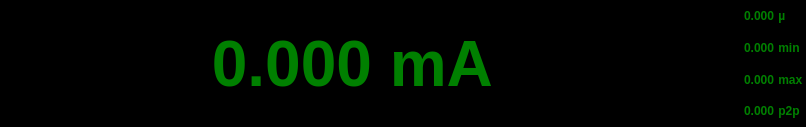
<?xml version="1.0" encoding="UTF-8"?>
<ui version="4.0">
 <class>Form</class>
 <widget class="QWidget" name="Form">
  <property name="geometry">
   <rect>
    <x>0</x>
    <y>0</y>
    <width>806</width>
    <height>127</height>
   </rect>
  </property>
  <property name="windowTitle">
   <string>Form</string>
  </property>
  <layout class="QHBoxLayout" name="horizontalLayout">
   <property name="spacing">
    <number>0</number>
   </property>
   <property name="leftMargin">
    <number>0</number>
   </property>
   <property name="topMargin">
    <number>0</number>
   </property>
   <property name="rightMargin">
    <number>0</number>
   </property>
   <property name="bottomMargin">
    <number>0</number>
   </property>
   <item>
    <widget class="QLabel" name="valueLabel">
     <property name="styleSheet">
      <string notr="true">QLabel { background-color : black; color : green; font-weight: bold; font-size: 48pt; }</string>
     </property>
     <property name="text">
      <string>0.000</string>
     </property>
     <property name="alignment">
      <set>Qt::AlignRight|Qt::AlignTrailing|Qt::AlignVCenter</set>
     </property>
    </widget>
   </item>
   <item>
    <widget class="QLabel" name="unitLabel">
     <property name="styleSheet">
      <string notr="true">QLabel { background-color : black; color : green; font-weight: bold; font-size: 48pt; }</string>
     </property>
     <property name="text">
      <string> mA </string>
     </property>
    </widget>
   </item>
   <item>
    <widget class="QFrame" name="frame">
     <property name="sizePolicy">
      <sizepolicy hsizetype="Maximum" vsizetype="Preferred">
       <horstretch>0</horstretch>
       <verstretch>0</verstretch>
      </sizepolicy>
     </property>
     <property name="frameShape">
      <enum>QFrame::NoFrame</enum>
     </property>
     <property name="frameShadow">
      <enum>QFrame::Plain</enum>
     </property>
     <property name="lineWidth">
      <number>0</number>
     </property>
     <layout class="QGridLayout" name="gridLayout">
      <property name="leftMargin">
       <number>0</number>
      </property>
      <property name="topMargin">
       <number>0</number>
      </property>
      <property name="rightMargin">
       <number>0</number>
      </property>
      <property name="bottomMargin">
       <number>0</number>
      </property>
      <property name="spacing">
       <number>0</number>
      </property>
      <item row="0" column="0">
       <widget class="QLabel" name="stdLabel">
        <property name="styleSheet">
         <string notr="true">QLabel { background-color : black; color : green; font-weight: bold; }</string>
        </property>
        <property name="lineWidth">
         <number>0</number>
        </property>
        <property name="text">
         <string>0.000</string>
        </property>
       </widget>
      </item>
      <item row="0" column="1">
       <widget class="QLabel" name="stdName">
        <property name="styleSheet">
         <string notr="true">QLabel { background-color : black; color : green; font-weight: bold; }</string>
        </property>
        <property name="lineWidth">
         <number>0</number>
        </property>
        <property name="text">
         <string> µ </string>
        </property>
       </widget>
      </item>
      <item row="1" column="0">
       <widget class="QLabel" name="minLabel">
        <property name="styleSheet">
         <string notr="true">QLabel { background-color : black; color : green; font-weight: bold; }</string>
        </property>
        <property name="lineWidth">
         <number>0</number>
        </property>
        <property name="text">
         <string>0.000</string>
        </property>
       </widget>
      </item>
      <item row="1" column="1">
       <widget class="QLabel" name="minName">
        <property name="styleSheet">
         <string notr="true">QLabel { background-color : black; color : green; font-weight: bold; }</string>
        </property>
        <property name="lineWidth">
         <number>0</number>
        </property>
        <property name="text">
         <string> min </string>
        </property>
       </widget>
      </item>
      <item row="2" column="0">
       <widget class="QLabel" name="maxLabel">
        <property name="styleSheet">
         <string notr="true">QLabel { background-color : black; color : green; font-weight: bold; }</string>
        </property>
        <property name="lineWidth">
         <number>0</number>
        </property>
        <property name="text">
         <string>0.000</string>
        </property>
       </widget>
      </item>
      <item row="2" column="1">
       <widget class="QLabel" name="maxName">
        <property name="styleSheet">
         <string notr="true">QLabel { background-color : black; color : green; font-weight: bold; }</string>
        </property>
        <property name="lineWidth">
         <number>0</number>
        </property>
        <property name="text">
         <string> max </string>
        </property>
       </widget>
      </item>
      <item row="3" column="0">
       <widget class="QLabel" name="p2pLabel">
        <property name="styleSheet">
         <string notr="true">QLabel { background-color : black; color : green; font-weight: bold; }</string>
        </property>
        <property name="lineWidth">
         <number>0</number>
        </property>
        <property name="text">
         <string>0.000</string>
        </property>
       </widget>
      </item>
      <item row="3" column="1">
       <widget class="QLabel" name="p2pName">
        <property name="styleSheet">
         <string notr="true">QLabel { background-color : black; color : green; font-weight: bold; }</string>
        </property>
        <property name="lineWidth">
         <number>0</number>
        </property>
        <property name="text">
         <string> p2p </string>
        </property>
       </widget>
      </item>
     </layout>
    </widget>
   </item>
  </layout>
 </widget>
 <resources>
  <include location="../../joulescope.qrc"/>
 </resources>
 <connections/>
</ui>
